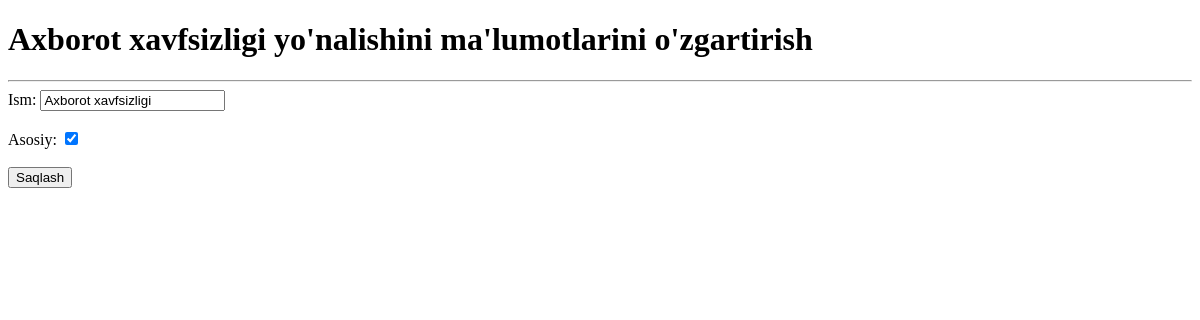
Page /directions/3/update on the earlier database version.
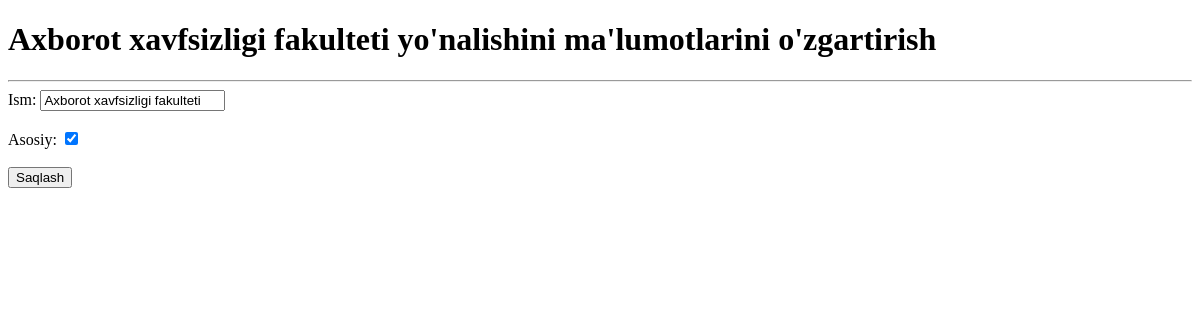
Same page on the later database version.
### main/models.py (models this page shows, shortened)
class Direction(models.Model):
    name = models.CharField(max_length=200)
    is_active = models.BooleanField(default=True)

### main/views.py (the view)
# urls.py: path('directions/<int:pk>/update', update_direction_view, name='direction-update'),
def update_direction_view(request, pk):
    direction = get_object_or_404(Direction, id=pk)
    if request.method == 'POST':
        direction.name = request.POST.get('name')
        direction.is_active = request.POST.get('is_active') == 'on'
        direction.save()
        return redirect('directions')
    context = {
        'direction': direction,
    }
    return render(request, 'direction-update.html', context)

### Template/direction-update.html (shortened to what this page needs)
<!DOCTYPE html>
<html lang="en">
<head>
</head>
<body>
    <h1>{{ direction.name }} yo'nalishini ma'lumotlarini o'zgartirish</h1>
    <hr>
    <form method="post">
        <label for="name">Ism: </label>
        <input type="text" name="name" id="name" value="{{ direction.name }}">
        <br><br>
        <label for="is_active">Asosiy: </label>
        <input type="checkbox" name="is_active" id="is_active" {% if direction.is_active %} checked {% endif %}>
        <br><br>
        <button type="submit">Saqlash</button>
    </form>
</body>
</html>

Differences in the rows shown:
changed Direction: name "Axborot xavfsizligi" → "Axborot xavfsizligi fakulteti"
